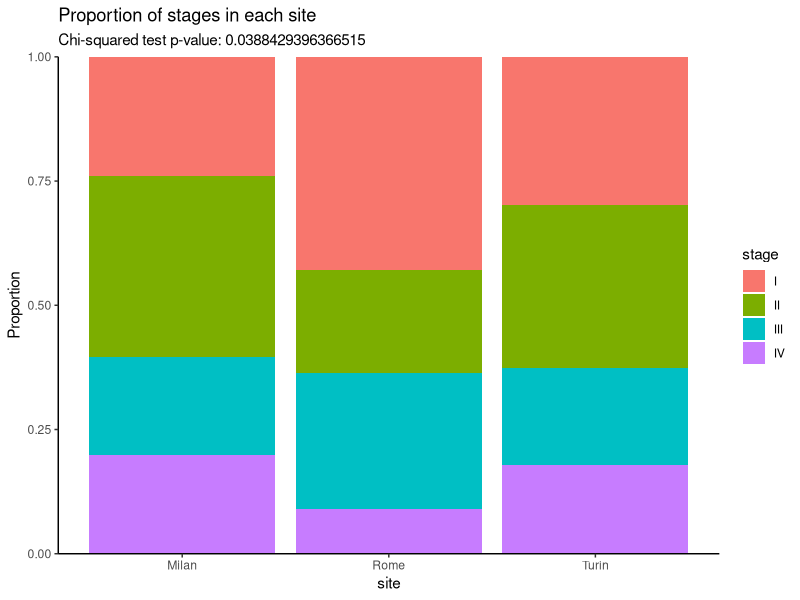

Write R code to recreate this figure. (Note: this script raises an error after producing the figure.)
## ---- chunk 1
library(tidyverse)
## ---- chunk 2
df <- read.csv(file = "output/clinical_data_enriched.csv", header = T, stringsAsFactors = T)
summary(df)
str(df)
## ---- chunk 3
cont_table <- table(df$site, df$stage)
cont_table
## ---- chunk 4
cont_table <- table("site" = df$site, "stage" = df$stage)
cont_table
## ---- chunk 5
chisq_res <- chisq.test(cont_table)
chisq_res
## ---- chunk 6
print(paste("P-value of the Chi-squared test is:", chisq_res$p.value))
## ---- chunk 7
ggplot(df) +
    geom_bar(aes(x = site, fill = stage), position = "fill") +
    scale_y_continuous(expand = expansion(0, 0)) +
    labs(title = "Proportion of stages in each site",
         subtitle = paste0("Chi-squared test p-value: ", chisq_res$p.value),
         y = "Proportion") +
    theme_classic()
## ---- chunk 8
filtered_df <- df |>
    filter_out(site == "Milan")

cont_table_fisher <- table(filtered_df$sex, filtered_df$site)

fisher_res <- fisher.test(cont_table_fisher)
fisher_res
## ---- chunk 9
smoker_patients_diastolic_bp_mmhg <- df %>%
  filter(smoking == "current") %>%
  pull(diastolic_bp_mmhg)

head(smoker_patients_diastolic_bp_mmhg)
## ---- chunk 10
# Shapiro test
shap_res <- shapiro.test(smoker_patients_diastolic_bp_mmhg)
shap_res
## ---- chunk 11
shap_df <- df %>%
  group_by(smoking) %>%
  summarise("shapiro_p-value" = shapiro.test(diastolic_bp_mmhg)$p.value, 
            "shapiro-W" = shapiro.test(diastolic_bp_mmhg)$statistic)

shap_df
## ---- chunk 12
shap_df %>%
  filter(`shapiro_p-value` < 0.05)
## ---- chunk 13
# Extract data
stageI_creatinine <- df %>%
  filter(stage == "I") %>%
  na.omit() %>%
  pull(creatinine_mgdl)

stageIV_creatinine <- df %>%
  filter(stage == "IV") %>%
    na.omit() %>%
  pull(creatinine_mgdl)

# Calculate outliers
stageI_outliers <- (stageI_creatinine < quantile(stageI_creatinine, 0.25) - IQR(stageI_creatinine)) | (stageI_creatinine > quantile(stageI_creatinine, 0.75) + IQR(stageI_creatinine))

stageIV_outliers <- (stageIV_creatinine < quantile(stageIV_creatinine, 0.25) - IQR(stageIV_creatinine)) | (stageIV_creatinine > quantile(stageIV_creatinine, 0.75) + IQR(stageIV_creatinine))

# Get outliers
print(mean(stageI_creatinine))
print(stageI_creatinine[stageI_outliers])

print(mean(stageIV_creatinine))
print(stageIV_creatinine[stageIV_outliers])
## ---- chunk 14
t_test_df <- df %>%
  filter_out(smoking == "former")
str(t_test_df)
## ---- chunk 15
t_test_res <- t.test(t_test_df$diastolic_bp_mmhg ~ t_test_df$smoking)
t_test_res
## ---- chunk 16
print(t_test_res$p.value)
print(t_test_res$estimate)
## ---- chunk 17
mann_df <- df %>%
  filter_out(smoking == "never")

wilcox_res <- wilcox.test(mann_df$diastolic_bp_mmhg ~ mann_df$smoking)
wilcox_res
## ---- chunk 18
smoking_df <- df |>
    filter_out(smoking == "never")

smoking_df |> 
    group_by(smoking) |>
    summarise("shapiro_p-value" = shapiro.test(weight_kg)$p.value, 
              "shapiro-W" = shapiro.test(weight_kg)$statistic)

## ---- chunk 19
wilcox_res <- wilcox.test(smoking_df$weight_kg ~ smoking_df$smoking)
wilcox_res
## ---- chunk 20
ggplot(smoking_df) +
    geom_boxplot(aes(x = smoking, y = weight_kg, fill = smoking)) +
    labs(y = "Weight (kg)",
         title = "No difference in weight between current and former smokers",
         subtitle = paste0("Mann-Whitney test p-value: ", round(wilcox_res$p.value, 2))) +
    theme_classic()
## ---- chunk 21
aov_res <- aov(df$systolic_bp_mmhg ~ df$BMI_class * df$sex)
summary(aov_res)
## ---- chunk 22
groups <- interaction(df$BMI_class, df$sex)
pairwise.t.test(x = df$systolic_bp_mmhg, g = groups, p.adjust.method = "bonferroni")
## ---- chunk 23
corr_res <- cor.test(df$wbc_10e9l, df$crp_ngml, method = "pearson")
corr_res
## ---- chunk 24
corr_df <- na.omit(df)
corr_res <- cor.test(corr_df$glucose_mgdl, corr_df$cholesterol_mgdl, method = "pearson")
corr_res
## ---- chunk 25
corr_plot <- ggplot(corr_df) +
    geom_point(aes(y = glucose_mgdl, x = cholesterol_mgdl)) +
    labs(y = "Glucose (mg/dL)",
         x = "Cholesterol (mg/dL)",
         title = "Positive correlation between glucose and cholesterol levels",
         subtitle = paste0("Pearson correlation: ", round(corr_res$estimate, 2))) +
    theme_classic()

corr_plot
## ---- chunk 26
data_n <- df |>
    na.omit() |>
    select(where(is.numeric))

str(data_n)
## ---- chunk 27
data_n <- data_n |>
    select(-starts_with("visit_"))

str(data_n)
## ---- chunk 28
data_n_scaled <- scale(data_n)
## ---- chunk 29
# little exercise: confirm that for each variable mean ~ 0 and sd = 1

apply(data_n_scaled, 2, mean)
apply(data_n_scaled, 2, sd)
## ---- chunk 30
pca_res <- prcomp(data_n_scaled, center = F, scale. = F)
pca_res
## ---- chunk 31
pc_data_df <- df |>
    na.omit() |>
    cbind( data.frame(pca_res$x))
    
head(pc_data_df)
## ---- chunk 32
ggplot(pc_data_df) +
    geom_point(aes(x = PC1, y = PC2, color = sex), size = 3) +
    facet_wrap(~ site) +
    theme_classic()
## ---- chunk 33
ggplot(pc_data_df) +
    geom_point(aes(x = PC1, y = PC2, color = diastolic_bp_mmhg > 90), size = 3) +
    theme_classic()
## ---- chunk 34
lm_data <- df |>
    na.omit() |>
    select(-starts_with("visit_"), - "patient_id")

lm_res <- lm(glucose_mgdl ~ ., data = lm_data)
summary(lm_res)
## ---- chunk 35
gl_chol_lm <- lm(glucose_mgdl ~ cholesterol_mgdl, data = corr_df)
summary(gl_chol_lm)
## ---- chunk 36
corr_plot +
      geom_abline(aes(slope = gl_chol_lm$coefficients["cholesterol_mgdl"],
                      intercept = gl_chol_lm$coefficients["(Intercept)"]), 
                  color = "red")
## ---- chunk 37
predict(gl_chol_lm, newdata = data.frame("cholesterol_mgdl" = 160), type = "response")
## ---- chunk 38
library(MASS)

df_poli <- lm_data |>
    dplyr::select(-height_m, -BMI_class, -weight_kg, -height_cm, -site, -treatment)


polr_res <- polr(stage ~ ., data = df_poli, method = "logistic")
summary(polr_res)
